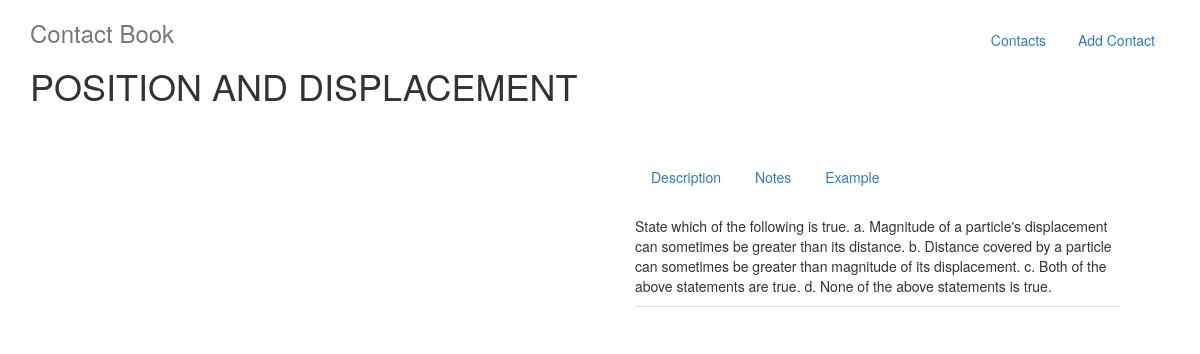
Page /position-and-displacement/ on the committed database.
### concept/models.py (models this page shows, shortened)
class Concept(models.Model):
	SUB_CHOICES = (
           ('1', 'Physics'),
           ('2', 'Chemistry'),
           ('3', 'Maths'),
         )
	title = models.CharField(max_length=100)
	video_url = models.URLField(null=False)
	description = models.TextField()
	example = models.TextField()
	notes = models.TextField()
	subject = models.CharField(max_length=100, choices=SUB_CHOICES)
	slug = AutoSlugField(populate_from=('title'))

### concept/views.py (the view)
# urls.py: url(r'^browse/(?P<slug>[-_\w]+)/$', ConceptDetailView.as_view(), name='concept-detail'),
class ConceptDetailView(DetailView):
    model = Concept
    template_name = 'concept/concept.html'
    def get_context_data(self, **kwargs):
        context = super(ConceptDetailView, self).get_context_data(**kwargs)
        return context

### templates/concept/concept.html (shortened to what this page needs)
{% extends "base.html" %}
{% block content %}
 <p> <h1> {{ object.title }} </h1> <br/>
<div class="col-sm-12">
<div class="col-sm-6">
</div>
<div class="col-sm-6">
<div class="bs-example">
    <ul class="nav nav-tabs" id="myTab">
        <li><a data-toggle="tab" href="#sectionA">Description</a></li>
        <li><a data-toggle="tab" href="#sectionB">Notes</a></li>
        <li><a data-toggle="tab" href="#sectionc">Example</a></li
    </ul>
    <div class="tab-content">
        <div id="sectionA" class="tab-pane fade in active">
            <br/>
            <br/>
            <br/>
            <p> {{ object.description }}</p>
        </div>
    </div>
</div>
 </div>
 </div>
</p>
{% endblock %}

### templates/base.html (shortened to what this page needs)
<!DOCTYPE html>
<html>
<head>
<link href="//netdna.bootstrapcdn.com/bootstrap/3.0.0-rc1/css/bootstrap.min.css" rel="stylesheet">
</head>
<body>
<div class="container">
    <div class="header">
      <ul class="nav nav-pills pull-right" ng-controller="NavbarController">
        <li class="{active:getActive('/home')}"><a href="/">Contacts</a></li>
        <li class="{active:getActive('/about')}"><a href="/addcontact">Add Contact</a></li>
      </ul>
      <h3 class="text-muted">Contact Book</h3>
    </div>
	 {% block content %}
      {% endblock %}
</body>
</html>
<body>

### templates/concept/concept.html (style rules this page uses)
.bs-example { margin: 20px; }

### rows in the picture
Concept: title "POSITION AND DISPLACEMENT", description "State which of the following is true. a. Magnitude of a particle's displacement can sometimes be greater than its distance. b. Distance covered by a particle can sometimes be greater than magnitude of its displacement. c. Both of the above statements are true. d. None of the above statements is true."
